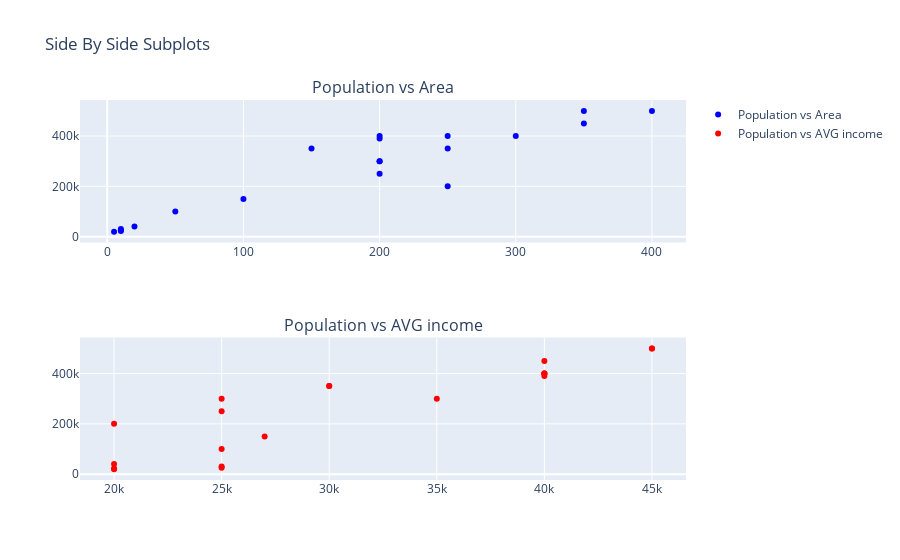

Notebook code for this chart:
### Code cell
# task 2 - 2 grapth on 1 picture

fig = make_subplots(rows=2, cols=1, subplot_titles=("Population vs Area", "Population vs AVG income"))

fig.add_trace(go.Scatter(x=data['area'], y=data['population'],
                         mode='markers',
                         marker=dict(color='blue'),
                         name = 'Population vs Area'
                        #  xaxis_title="Area",
                        #  yaxis_title="Population"),
              ), row=1, col=1)

fig.add_trace(go.Scatter(x=data['avg_income'], y=data['population'],
                         mode='markers',
                         marker=dict(color='red'),
                         name= 'Population vs AVG income'
                        #  xaxis_title="Average Income",
                        #  yaxis_title="Population"),
              ), row=2, col=1)


fig.update_layout( title_text="Side By Side Subplots")
fig.show()

### Figure 1 — Plotly figure (JSON) as saved in the notebook; plotly's stock layout.template omitted (floating-point values rounded to 4 significant figures)
{"data": [{"marker": {"color": "blue"}, "mode": "markers", "name": "Population vs Area", "type": "scatter", "x": [50, 100, 5, 250, 200, 350, 10, 10, 200, 20, 150, 10, 200, 250, 200, 200, 250, 300, 350, 400], "xaxis": "x", "y": [100000, 150000, 20000, 400000, 300000, 500000, 30000, 25000, 400000, 40000, 350000, 22000, 390000, 200000, 250000, 300000, 350000, 400000, 450000, 500000], "yaxis": "y"}, {"marker": {"color": "red"}, "mode": "markers", "name": "Population vs AVG income", "type": "scatter", "x": [25000, 27000, 20000, 40000, 35000, 45000, 25000, 25000, 40000, 20000, 30000, 20000, 40000, 20000, 25000, 25000, 30000, 40000, 40000, 45000], "xaxis": "x2", "y": [100000, 150000, 20000, 400000, 300000, 500000, 30000, 25000, 400000, 40000, 350000, 22000, 390000, 200000, 250000, 300000, 350000, 400000, 450000, 500000], "yaxis": "y2"}], "layout": {"annotations": [{"font": {"size": 16}, "showarrow": false, "text": "Population vs Area", "x": 0.5, "xanchor": "center", "xref": "paper", "y": 1, "yanchor": "bottom", "yref": "paper"}, {"font": {"size": 16}, "showarrow": false, "text": "Population vs AVG income", "x": 0.5, "xanchor": "center", "xref": "paper", "y": 0.375, "yanchor": "bottom", "yref": "paper"}], "title": {"text": "Side By Side Subplots"}, "xaxis": {"anchor": "y", "domain": [0, 1]}, "xaxis2": {"anchor": "y2", "domain": [0, 1]}, "yaxis": {"anchor": "x", "domain": [0.625, 1]}, "yaxis2": {"anchor": "x2", "domain": [0, 0.375]}}}
